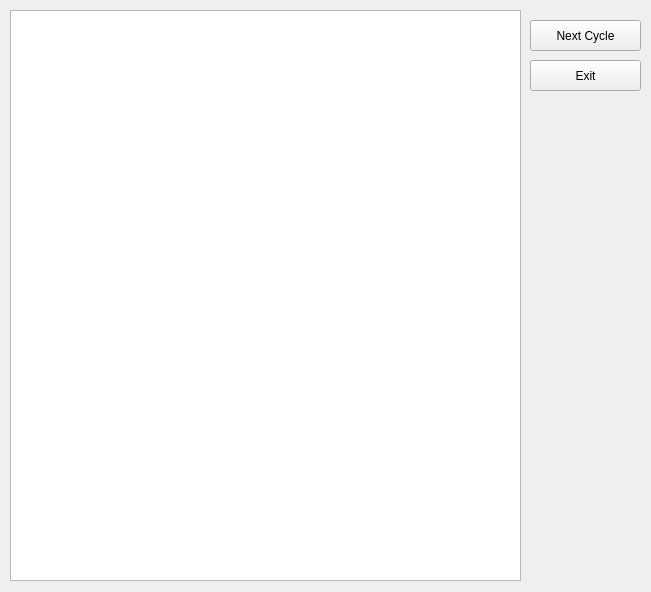
<?xml version="1.0" encoding="UTF-8"?>
<ui version="4.0">
 <class>mainWindow</class>
 <widget class="QWidget" name="mainWindow">
  <property name="geometry">
   <rect>
    <x>0</x>
    <y>0</y>
    <width>651</width>
    <height>592</height>
   </rect>
  </property>
  <property name="windowTitle">
   <string>mainWindow</string>
  </property>
  <widget class="QGraphicsView" name="canvas">
   <property name="geometry">
    <rect>
     <x>10</x>
     <y>10</y>
     <width>511</width>
     <height>571</height>
    </rect>
   </property>
  </widget>
  <widget class="QPushButton" name="next">
   <property name="geometry">
    <rect>
     <x>530</x>
     <y>20</y>
     <width>111</width>
     <height>31</height>
    </rect>
   </property>
   <property name="text">
    <string>Next Cycle</string>
   </property>
  </widget>
  <widget class="QPushButton" name="exit">
   <property name="geometry">
    <rect>
     <x>530</x>
     <y>60</y>
     <width>111</width>
     <height>31</height>
    </rect>
   </property>
   <property name="text">
    <string>Exit</string>
   </property>
  </widget>
 </widget>
 <layoutdefault spacing="6" margin="11"/>
 <resources/>
 <connections/>
</ui>
